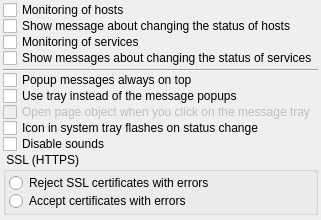
             <widget class="QWidget" name="tabMisc">
              <property name="toolTip">
               <string/>
              </property>
              <attribute name="title">
               <string>Misc</string>
              </attribute>
              <attribute name="toolTip">
               <string>Различные конфигурационные параметры</string>
              </attribute>
              <layout class="QVBoxLayout" name="verticalLayout_9">
               <property name="spacing">
                <number>0</number>
               </property>
               <property name="leftMargin">
                <number>3</number>
               </property>
               <property name="topMargin">
                <number>2</number>
               </property>
               <property name="rightMargin">
                <number>3</number>
               </property>
               <property name="bottomMargin">
                <number>3</number>
               </property>
               <item>
                <widget class="QCheckBox" name="cbEnableHosts">
                 <property name="sizePolicy">
                  <sizepolicy hsizetype="Minimum" vsizetype="Maximum">
                   <horstretch>0</horstretch>
                   <verstretch>0</verstretch>
                  </sizepolicy>
                 </property>
                 <property name="maximumSize">
                  <size>
                   <width>16777215</width>
                   <height>16</height>
                  </size>
                 </property>
                 <property name="text">
                  <string>Monitoring of hosts</string>
                 </property>
                </widget>
               </item>
               <item>
                <widget class="QCheckBox" name="cbShowHosts">
                 <property name="sizePolicy">
                  <sizepolicy hsizetype="Minimum" vsizetype="Maximum">
                   <horstretch>0</horstretch>
                   <verstretch>0</verstretch>
                  </sizepolicy>
                 </property>
                 <property name="maximumSize">
                  <size>
                   <width>16777215</width>
                   <height>16</height>
                  </size>
                 </property>
                 <property name="text">
                  <string>Show message about changing the status of hosts</string>
                 </property>
                </widget>
               </item>
               <item>
                <widget class="QCheckBox" name="cbEnableSrvcs">
                 <property name="sizePolicy">
                  <sizepolicy hsizetype="Minimum" vsizetype="Maximum">
                   <horstretch>0</horstretch>
                   <verstretch>0</verstretch>
                  </sizepolicy>
                 </property>
                 <property name="maximumSize">
                  <size>
                   <width>16777215</width>
                   <height>16</height>
                  </size>
                 </property>
                 <property name="text">
                  <string>Monitoring of services</string>
                 </property>
                </widget>
               </item>
               <item>
                <widget class="QCheckBox" name="cbShowSrvcs">
                 <property name="sizePolicy">
                  <sizepolicy hsizetype="Minimum" vsizetype="Maximum">
                   <horstretch>0</horstretch>
                   <verstretch>0</verstretch>
                  </sizepolicy>
                 </property>
                 <property name="maximumSize">
                  <size>
                   <width>16777215</width>
                   <height>16</height>
                  </size>
                 </property>
                 <property name="text">
                  <string>Show messages about changing the status of services</string>
                 </property>
                </widget>
               </item>
               <item>
                <spacer name="verticalSpacer_7">
                 <property name="orientation">
                  <enum>Qt::Vertical</enum>
                 </property>
                 <property name="sizeType">
                  <enum>QSizePolicy::Maximum</enum>
                 </property>
                 <property name="sizeHint" stdset="0">
                  <size>
                   <width>20</width>
                   <height>3</height>
                  </size>
                 </property>
                </spacer>
               </item>
               <item>
                <widget class="Line" name="line_3">
                 <property name="orientation">
                  <enum>Qt::Horizontal</enum>
                 </property>
                </widget>
               </item>
               <item>
                <widget class="QCheckBox" name="cbPopupsStayOnTop">
                 <property name="enabled">
                  <bool>true</bool>
                 </property>
                 <property name="sizePolicy">
                  <sizepolicy hsizetype="Minimum" vsizetype="Maximum">
                   <horstretch>0</horstretch>
                   <verstretch>0</verstretch>
                  </sizepolicy>
                 </property>
                 <property name="maximumSize">
                  <size>
                   <width>16777215</width>
                   <height>16</height>
                  </size>
                 </property>
                 <property name="text">
                  <string>Popup messages always on top</string>
                 </property>
                </widget>
               </item>
               <item>
                <widget class="QCheckBox" name="cbUseTrayMessages">
                 <property name="sizePolicy">
                  <sizepolicy hsizetype="Minimum" vsizetype="Maximum">
                   <horstretch>0</horstretch>
                   <verstretch>0</verstretch>
                  </sizepolicy>
                 </property>
                 <property name="maximumSize">
                  <size>
                   <width>16777215</width>
                   <height>16</height>
                  </size>
                 </property>
                 <property name="text">
                  <string>Use tray instead of the message popups</string>
                 </property>
                </widget>
               </item>
               <item>
                <widget class="QCheckBox" name="cbOpenUrlFromTray">
                 <property name="enabled">
                  <bool>false</bool>
                 </property>
                 <property name="maximumSize">
                  <size>
                   <width>16777215</width>
                   <height>16</height>
                  </size>
                 </property>
                 <property name="text">
                  <string>Open page object when you click on the message tray</string>
                 </property>
                </widget>
               </item>
               <item>
                <widget class="QCheckBox" name="cbFlashInTray">
                 <property name="maximumSize">
                  <size>
                   <width>16777215</width>
                   <height>16</height>
                  </size>
                 </property>
                 <property name="text">
                  <string>Icon in system tray flashes on status change</string>
                 </property>
                </widget>
               </item>
               <item>
                <widget class="QCheckBox" name="cbDisableSounds">
                 <property name="sizePolicy">
                  <sizepolicy hsizetype="Minimum" vsizetype="Maximum">
                   <horstretch>0</horstretch>
                   <verstretch>0</verstretch>
                  </sizepolicy>
                 </property>
                 <property name="maximumSize">
                  <size>
                   <width>16777215</width>
                   <height>16</height>
                  </size>
                 </property>
                 <property name="text">
                  <string>Disable sounds</string>
                 </property>
                </widget>
               </item>
               <item>
                <widget class="QGroupBox" name="grBoxSsl">
                 <property name="sizePolicy">
                  <sizepolicy hsizetype="Preferred" vsizetype="Preferred">
                   <horstretch>0</horstretch>
                   <verstretch>0</verstretch>
                  </sizepolicy>
                 </property>
                 <property name="title">
                  <string> SSL (HTTPS) </string>
                 </property>
                 <layout class="QVBoxLayout" name="verticalLayout_10">
                  <property name="spacing">
                   <number>0</number>
                  </property>
                  <property name="sizeConstraint">
                   <enum>QLayout::SetDefaultConstraint</enum>
                  </property>
                  <property name="leftMargin">
                   <number>3</number>
                  </property>
                  <property name="topMargin">
                   <number>2</number>
                  </property>
                  <property name="rightMargin">
                   <number>3</number>
                  </property>
                  <property name="bottomMargin">
                   <number>2</number>
                  </property>
                  <item>
                   <widget class="QRadioButton" name="rbDenyInvalidCert">
                    <property name="maximumSize">
                     <size>
                      <width>16777215</width>
                      <height>18</height>
                     </size>
                    </property>
                    <property name="text">
                     <string>Reject SSL certificates with errors</string>
                    </property>
                   </widget>
                  </item>
                  <item>
                   <widget class="QRadioButton" name="rbAllowInvalidCert">
                    <property name="maximumSize">
                     <size>
                      <width>16777215</width>
                      <height>18</height>
                     </size>
                    </property>
                    <property name="text">
                     <string>Accept certificates with errors</string>
                    </property>
                   </widget>
                  </item>
                 </layout>
                </widget>
               </item>
               <item>
                <spacer name="verticalSpacer_4">
                 <property name="orientation">
                  <enum>Qt::Vertical</enum>
                 </property>
                 <property name="sizeType">
                  <enum>QSizePolicy::MinimumExpanding</enum>
                 </property>
                 <property name="sizeHint" stdset="0">
                  <size>
                   <width>0</width>
                   <height>2</height>
                  </size>
                 </property>
                </spacer>
               </item>
              </layout>
             </widget>
